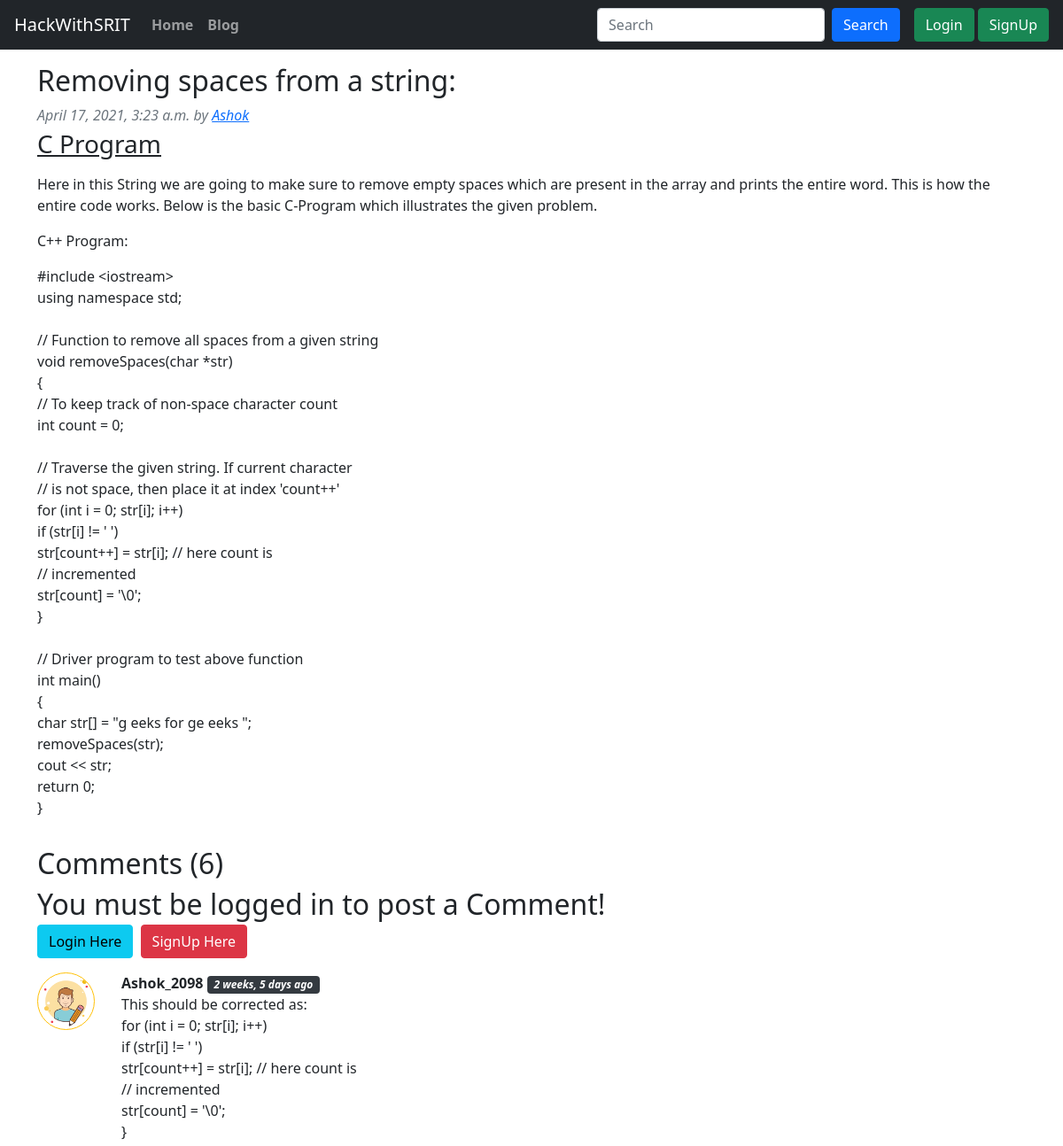
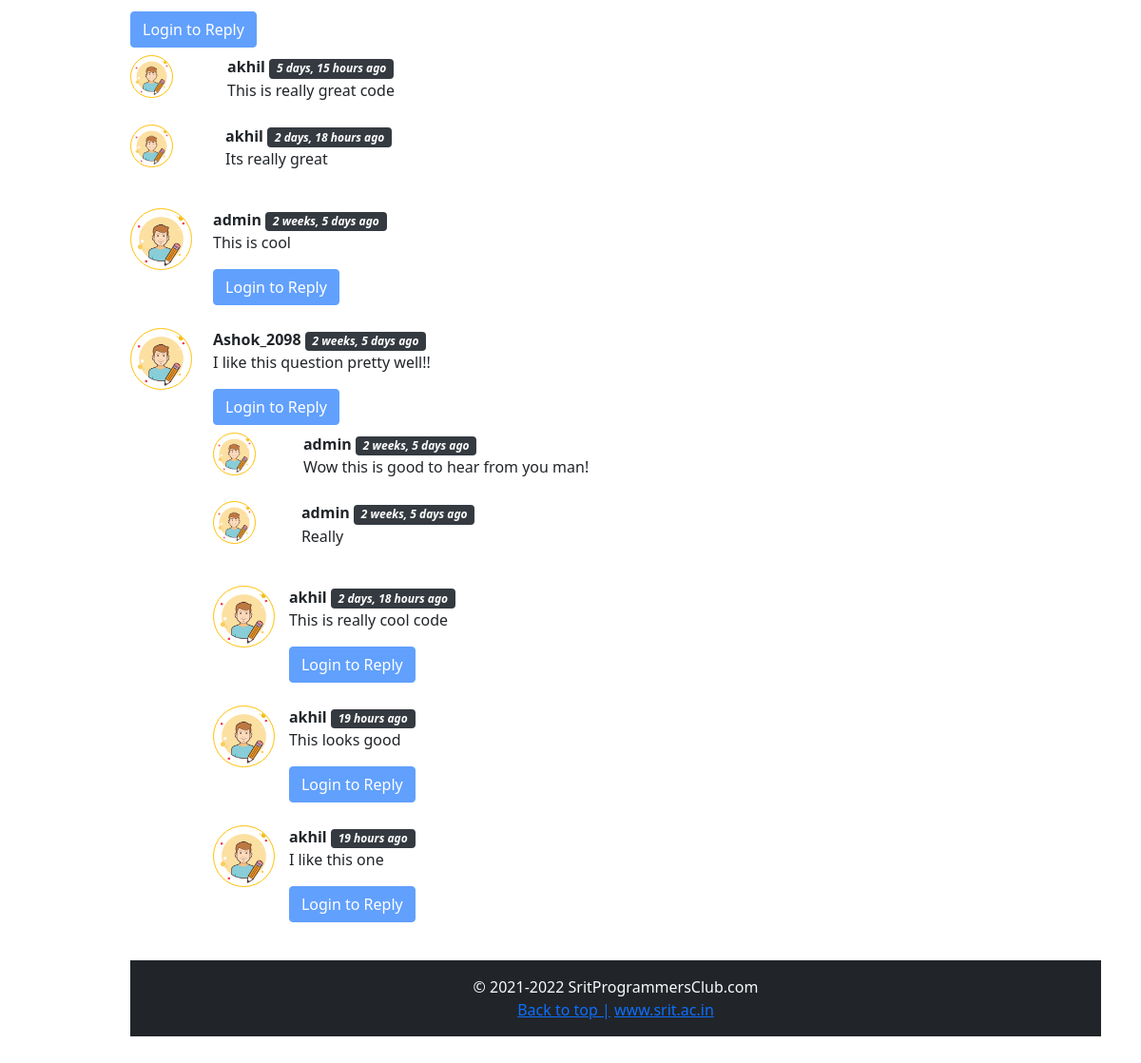
Page /blog/removing-spaces-from-a-string on the committed database (2 pictures, top to bottom).
### blog/models.py (models this page shows, shortened)
class Post(models.Model):
    sno=models.AutoField(primary_key=True)
    title=models.CharField(max_length=255)
    content=models.TextField()
    author=models.CharField(max_length=13)
    slug=models.CharField(max_length=500)
    timeStamp=models.DateTimeField(blank=True)

class BlogComment(models.Model):
    sno = models.AutoField(primary_key=True)
    comment = models.TextField()
    user = models.ForeignKey(User, on_delete=models.CASCADE)
    post = models.ForeignKey(Post, on_delete=models.CASCADE)
    parent = models.ForeignKey('self', on_delete=models.CASCADE, null=True)
    timestamp = models.DateTimeField(default=now)

### blog/views.py (the view)
# urls.py: path('<str:slug>', views.blogPost, name='blogPost'),
def blogPost(request, slug):
    post = Post.objects.filter(slug=slug).first()
    comments = BlogComment.objects.filter(post=post, parent=None)
    replies = BlogComment.objects.filter(post=post).exclude(parent=None)
    replyDict={}
    for reply in replies:
        if reply.parent.sno not in replyDict.keys():
            replyDict[reply.parent.sno]=[reply]
        else:
            replyDict[reply.parent.sno].append(reply)
    context = {'post': post,'comments': comments, 'user': request.user, 'replyDict': replyDict}
    return render(request,'blog/blogPost.html', context)

### blog/templatetags/extras.py (called while the page is built)
@register.filter(name='get_val')
def get_val(dict, key):
    return dict.get(key)

### templates/blog/blogPost.html (shortened to what this page needs)
{% extends 'home/base.html' %}
{% block body %}
{% load humanize %}
{% load extras %}
<div class="container my-3">
        <h2 class="blog-post-title">{{post.title}}: </h2>
        <p class="mb-1 text-muted"><i>{{post.timeStamp}} by </i><i><a href="#">{{post.author}}</i></a></p>
        <u>
                <h3>C Program</h3>
        </u>
        <p>{{post.content|linebreaks}}</p>
</div>
<div class="d-flex flex-wrap align-content-center">
        <div class="container my-3">
                <h2>Comments ({{comments.count}})</h2>
                <div class="my-2">
                        {% if user.is_authenticated %}
                        <form action="/blog/postComment" method="post">
                                {% csrf_token %}
                                <div class="form-group">
                                        <label type="text">Add a comment</label>
                                        <textarea name="comment" class="form-control"
                                                placeholder="Add a public comment..." style="border:1px solid black"
                                                required></textarea>
                                </div>
                                <input type="hidden" name="postSno" value="{{post.sno}}">
                                <input type="hidden" name="parentSno" value="">
                                <button type="submit" class="btn btn-primary">Post</button>
                        </form>
                        {%else%}
                        <h2>You must be logged in to post a Comment!</2>
                                <div>
                                        <button type="button" class="btn btn-info" data-toggle="modal"
                                                data-target="#loginModal">Login Here</button>
                                        <button type="button" class="btn btn-danger" data-toggle="modal"
                                                data-target="#signupModal">SignUp Here</button>
                                </div>
                                {% endif %}
                </div>
                {% for comment in comments %}
                <div class="row my-3">
                        <div class="col-md-1 rounded-circle">
                                <img src="/static/img/user.png" alt="User Img" style="width:65px; height:65px;" class="rounded-circle border border-warning">
                        </div>
                        <div class="col-md-11"><b>{{comment.user.username}}</b> <span
                                        class="badge badge-dark"><i>{{comment.timestamp|naturaltime}}</i></span><br>
                                {{comment.comment|linebreaks}}
                                <div class="reply.mx-0">
                                        {% if user.is_authenticated %}
                                        <button class="btn btn-primary" type="button" data-toggle="collapse"
                                                data-target="#replyBox{{comment.sno}}" aria-expanded="false">
                                                Reply
                                        </button>
                                        <div class="collapse" id="replyBox{{comment.sno}}">
                                                <div class="card card-body my-3">
                                                        <form action="/blog/postComment" method="post">
                                                                {% csrf_token %}
                                                                <div class="form-group">
                                                                        <label type="text">Add a Reply</label>
                                                                        <textarea name="comment" class="form-control"
                                                                                placeholder="Add a public reply..."
                                                                                style="border:1px solid black"
                                                                                required></textarea>
                                                                        <input type="hidden" name="parentSno"
                                                                                value="{{comment.sno}}">
                                                                </div>
                                                                <input type="hidden" name="postSno"
                                                                        value="{{post.sno}}">
                                                                <button type="submit"
                                                                        class="btn btn-primary">Post</button>
                                                        </form>
                                                </div>
                                        </div>
                                        {%else%}
                                        <button class="btn btn-primary" type="button" data-toggle="collapse"
                                                data-target="#replyBox{{comment.sno}}" aria-expanded="false" disabled>
                                                Login to Reply
                                        </button>
                                        {% endif %}
                                        <div class="replies my-2">
                                                {% for reply in replyDict|get_val:comment.sno %}
                                                <div class="row my-2">
                                                        <div class="col-md-1 rounded-circle">
                                                                <img src="/static/img/user.png" alt="User Img"
                                                                        style="width:45px; height:45px;" class="rounded-circle border border-warning">
                                                        </div>
                                                        <div class="col-md-11">
                                                                <div class="col-md-11"><b>{{reply.user.username}}</b>
                                                                        <span
                                                                                class="badge badge-dark"><i>{{reply.timestamp|naturaltime}}</i></span>
                                                                        {{reply.comment|linebreaks}}
                                                                </div>
                                                        </div>
                                                        {% endfor %}
                                                </div>
                                        </div>
                                </div>
                        </div>
                        {% endfor %}
                </div>
        </div>
        {% endblock body %}

### rows in the picture
Post: title "Removing spaces from a string", timeStamp "April 17, 2021, 3:23 a.m.", author "Ashok", content "Here in this String we are going to make sure to remove empty spaces which are present in the array and prints the entire word. This is how the entire code works. Below is the basic C-Program which illustrates the given problem. C++ Program: #include <iostream> using namespace std; // Function to remove all spaces from a given string void removeSpaces(char *str) { // To keep track of non-space character count int count = 0; // Traverse the given string. If current character // is not space, then place it at index 'count++' for (int i = 0; str[i]; i++) if (str[i] != ' ') str[count++] = str[i]; // here count is // incremented str[count] = '\\0'; } // Driver program to test above function int…"
BlogComment: user.username "Ashok_2098", timestamp "2 weeks, 5 days ago", comment "This should be corrected as: for (int i = 0; str[i]; i++) if (str[i] != ' ') str[count++] = str[i]; // here count is // incremented str[count] = '\\0'; }"
BlogComment: user.username "akhil", timestamp "5 days, 15 hours ago", comment "This is really great code"
BlogComment: user.username "akhil", timestamp "2 days, 18 hours ago", comment "Its really great"
BlogComment: user.username "admin", timestamp "2 weeks, 5 days ago", comment "This is cool"
BlogComment: user.username "Ashok_2098", timestamp "2 weeks, 5 days ago", comment "I like this question pretty well!!"
BlogComment: user.username "admin", timestamp "2 weeks, 5 days ago", comment "Wow this is good to hear from you man!"
BlogComment: user.username "admin", timestamp "2 weeks, 5 days ago", comment "Really"
BlogComment: user.username "akhil", timestamp "2 days, 18 hours ago", comment "This is really cool code"
BlogComment: user.username "akhil", timestamp "19 hours ago", comment "This looks good"
BlogComment: user.username "akhil", timestamp "19 hours ago", comment "I like this one"

### other values in the picture
{{ comments.count }} "6"
